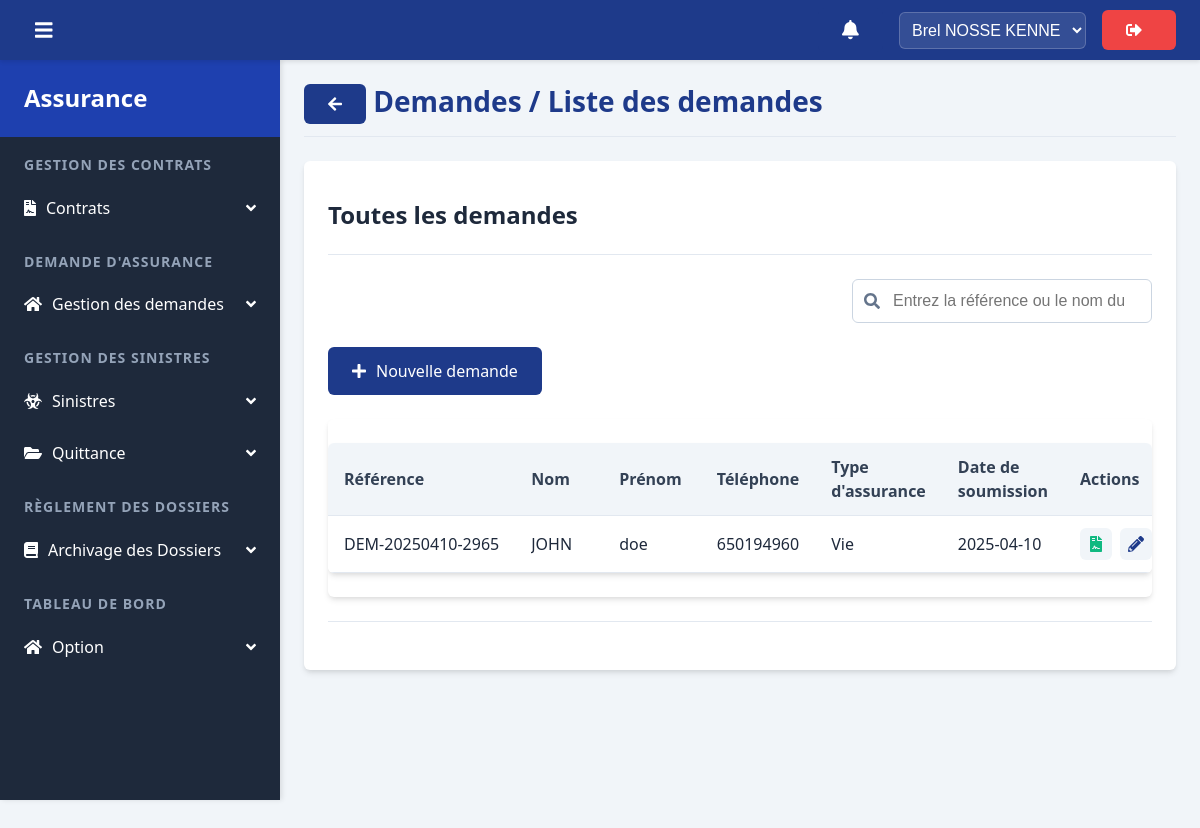
The app's page /assurance/vues/index.php (signed in) with its own data.
### tables this page shows
CREATE TABLE IF NOT EXISTS `employe` (
  `id` int NOT NULL AUTO_INCREMENT,
  `nom` varchar(20) NOT NULL,
  `prenom` varchar(20) NOT NULL,
  `email` varchar(255) NOT NULL,
  `phone` bigint NOT NULL,
  `poste` varchar(50) NOT NULL,
  `bdate` date NOT NULL,
  `photo` varchar(255) NOT NULL,
  `auth_key` varchar(20) NOT NULL,
  `mdp` varchar(150) DEFAULT NULL,
  `added_date` date DEFAULT NULL,
  `received_email` int DEFAULT NULL,
  `status` varchar(12) DEFAULT NULL,
  `status_compte` enum('active','unactive') DEFAULT 'active',
  `blocked_date` datetime DEFAULT NULL,
  PRIMARY KEY (`id`)
);

CREATE TABLE IF NOT EXISTS `demandes_assurance` (
  `id` int NOT NULL AUTO_INCREMENT,
  `reference` varchar(20) NOT NULL,
  `type_assurance` enum('Auto','Habitation','Santé','Vie','Professionnelle') NOT NULL,
  `statut` enum('En attente','En cours de traitement','Acceptée','Refusée') DEFAULT 'En attente',
  `nom_client` varchar(100) NOT NULL,
  `prenom_client` varchar(100) NOT NULL,
  `email` varchar(255) NOT NULL,
  `telephone` varchar(20) NOT NULL,
  `date_naissance` date NOT NULL,
  `formule` varchar(50) NOT NULL,
  `date_soumission` date NOT NULL,
  `date_effet_souhaitee` date NOT NULL,
  `commentaires` text,
  `created_at` timestamp NULL DEFAULT CURRENT_TIMESTAMP,
  PRIMARY KEY (`id`),
  UNIQUE KEY `reference` (`reference`)
);

### assurance/controller/func.php (called while the page is built, shortened)
<?php
    function getuserbyid($id){
        require '../models/db.php';
        $stmt = $bdd->prepare('SELECT * FROM employe WHERE id = ?');
        $stmt->execute(array($id));
        return $stmt->fetch(PDO::FETCH_ASSOC);
    }

### assurance/models/dbs.php (called while the page is built)
<?php
    if (!class_exists('Database')) {
        class Database {
            private static $instance = null;
            private $connection;
            private function __construct() {
                try {
                    $host = 'localhost';
                    $dbname = 'ass';
                    $username = 'root';
                    $password = '';
                    $this->connection = new PDO("mysql:host=$host;dbname=$dbname;charset=utf8", $username, $password);
                    $this->connection->setAttribute(PDO::ATTR_ERRMODE, PDO::ERRMODE_EXCEPTION);
                } catch (PDOException $e) {
                    throw new Exception("Erreur de connexion à la base de données: " . $e->getMessage());
                }
            }
            public static function getInstance() {
                if (self::$instance === null) {
                    self::$instance = new self();
                }
                return self::$instance;
            }
            public function getConnection() {
                return $this->connection;
            }
        }
    }

### assurance/controller/demandeController.php (called while the page is built, shortened)
<?php
require_once('../models/dbs.php');
class DemandeController {
    private $db;
    public function __construct() {
        try {
            $this->db = Database::getInstance()->getConnection();
            $this->uploadDir = dirname(__DIR__) . DIRECTORY_SEPARATOR . 'uploads' . DIRECTORY_SEPARATOR;
        } catch (Exception $e) {
            throw new Exception("Erreur d'initialisation : " . $e->getMessage());
        }
    }
    public function getAllDemandes($start = 0, $limit = 10) {
        try {
            $sql = "SELECT id, reference, nom_client, prenom_client, email, telephone, type_assurance, formule, date_soumission
                    FROM demandes_assurance
                    ORDER BY date_soumission DESC
                    LIMIT :start, :limit";
            $stmt = $this->db->prepare($sql);
            $stmt->bindValue(':start', $start, PDO::PARAM_INT);
            $stmt->bindValue(':limit', $limit, PDO::PARAM_INT);
            $stmt->execute();
            return $stmt->fetchAll(PDO::FETCH_ASSOC);
        } catch (Exception $e) {
            error_log("Erreur dans getAllDemandes : " . $e->getMessage());
            return [];
        }
    }
}
?>

### assurance/vues/index.php (the view, shortened to what this page needs)
<?php
    include('../controller/demandeController.php');
    $controller = new DemandeController();
?>
<!DOCTYPE html>
<html lang="fr">
<head>
    <link rel="stylesheet" href="ressources/css/menu.css">
    <link rel="stylesheet" href="ressources/css/common.css">
    <link rel="stylesheet" href="ressources/css/liste_demandes.css">
</head>
<body>
    <?php
        include('components/navbar.php');
        include('components/verticalmenu.php');
    ?>
    <div class="container">
        <h1 class="root"><button onclick="history.back()" class="btn btn-primary"><i class="fas fa-arrow-left" style="margin-right: 0"></i></button> Demandes / Liste des demandes</h1>
        <form method="post">
            <h2>Toutes les demandes</h2>
            <hr>
            <div class="filterTools">
                <div class="rightContainer" id="searchcontainer">
                    <i class="fas fa-search"></i>
                    <input type="search" id="search" class="input" placeholder="Entrez la référence ou le nom du client...">
                </div>
            </div>
            <a href="ajout_demande.php" class="link-btn">
                <i class="fas fa-plus"></i>
                Nouvelle demande
            </a>
            <div class="table-container">
            <div class="table-container">
    <table class="liste_contrat" id="liste_demande">
        <thead>
            <tr>
                <th>Référence</th>
                <th>Nom</th>
                <th>Prénom</th>
                <th>Téléphone</th>
                <th>Type d'assurance</th>
                <th>Date de soumission</th>
                <th>Actions</th>
            </tr>
        </thead>
        <tbody>
        <?php
            try {
                $start = 0;
                $demandes = $controller->getAllDemandes($start);
                if (empty($demandes)) {
                    echo "<tr><td colspan='9' style='text-align: center; padding: 30px;'>Aucune demande pour le moment.</td></tr>";
                } else {
                    foreach ($demandes as $demande) {
                        echo "<tr class='table-line'>
                                <td><span>{$demande['reference']}</span></td>
                                <td><span>{$demande['nom_client']}</span></td>
                                <td><span>{$demande['prenom_client']}</span></td>
                                <td><span>{$demande['email']}</span></td>
                                <td><span>{$demande['telephone']}</span></td>
                                <td><span>{$demande['type_assurance']}</span></td>
                                <td><span>{$demande['formule']}</span></td>
                                <td><span>{$demande['date_soumission']}</span></td>
                                <td class='actionBtn'>
                                     <a href='ajout_contrat.php?ref={$demande['reference']}' class='editItem' title='nouveau contrat'>
                                        <i class='fas fa-file-contract'></i>
                                    </a>
                                    <a href='modifier_demande.php?id={$demande['id']}' class='editItem' title='Modifier la demande'>
                                        <i class='fas fa-pencil-alt'></i>
                                    </a>
                                    <button type='button' class='removeItem' id='{$demande['id']}' title='supprimer la demande'>
                                        <i class='fas fa-trash-alt'></i>
                                    </button>
                                </td>
                              </tr>";
                    }
                }
            } catch (Exception $e) {
                echo "<tr><td colspan='9' style='text-align: center; padding: 30px;'>Erreur : " . htmlspecialchars($e->getMessage()) . "</td></tr>";
            }
        ?>
        </tbody>
    </table>
</div>
</div>
            <hr>
        </form>
    </div>
</body>
</html>

### assurance/vues/components/navbar.php (shortened to what this page needs)
<?php
    include("../controller/authController.php");
    include('../controller/func.php');
        ?>
<nav class="horizontal-navbar">
    <span class="toggle-verticalMenu"><i class="fas fa-bars"></i></span>
    <div class="horizontal-navbar-items">
    <?php
    if (isset($_SESSION['user_poste']) && $_SESSION['user_poste'] == 'rasd') { ?>
        <a href="notif.php" class="btn btn-primary" style="position:relative;padding: 0.75rem 1.5rem;font-size: 1.2em"><i class="fas fa-bell" style='margin: 0'></i> </a>
    <?php
    }
    ?>
        <select name="" id="">
            <option value=""><?= getuserbyid($_SESSION['user_id'])['prenom'].' '.getuserbyid($_SESSION['user_id'])['nom'] ?></option>
        </select>
        <a href="?showModal=true" class="btn red"><i class="fas fa-sign-out-alt"></i></a>
    </div>
</nav>

### assurance/vues/ressources/css/menu.css (style rules this page uses)
.horizontal-navbar { position: fixed; top: 0; left: 0; width: 100%; height: 60px; background-color: var(--primary); color: white; display: flex; justify-content: space-between; align-items: center; padding: 0 1.5rem; z-index: 100; box-shadow: 0 2px 4px rgba(0, 0, 0, 0.1); }
.horizontal-navbar-items { display: flex; align-items: center; gap: 1rem; }
.horizontal-navbar-items select { background-color: rgba(255, 255, 255, 0.1); color: white; border: 1px solid rgba(255, 255, 255, 0.2); padding: 0.5rem; border-radius: var(--border-radius); cursor: pointer; }
.horizontal-navbar-items select option { background-color: var(--primary-dark); color: white; }
.toggle-verticalMenu { cursor: pointer; font-size: 1.25rem; display: flex; align-items: center; justify-content: center; width: 40px; height: 40px; border-radius: var(--border-radius); transition: var(--transition); }

### assurance/vues/ressources/css/liste_demandes.css (style rules this page uses)
#liste_demande th:nth-child(1), #liste_demande td:nth-child(1) { width: 12%; }
#liste_demande th:nth-child(2), #liste_demande td:nth-child(2), #liste_demande th:nth-child(3), #liste_demande td:nth-child(3) { width: 10%; }
#liste_demande th:nth-child(5), #liste_demande td:nth-child(5) { width: 10%; }
#liste_demande th:nth-child(6), #liste_demande td:nth-child(6), #liste_demande th:nth-child(7), #liste_demande td:nth-child(7) { width: 12%; }
#liste_demande th:nth-child(8), #liste_demande td:nth-child(8) { width: 10%; }
#liste_demande th:nth-child(9), #liste_demande td:nth-child(9) { width: 100%; }
.actionBtn a.editItem[title="nouveau contrat"] { color: var(--success); }

### records on screen
employe: prenom "Brel NOSSE KENNE"
demandes_assurance: reference "DEM-20250410-2965", nom_client "JOHN", prenom_client "doe", telephone "650194960", type_assurance "Vie", date_soumission "2025-04-10"
